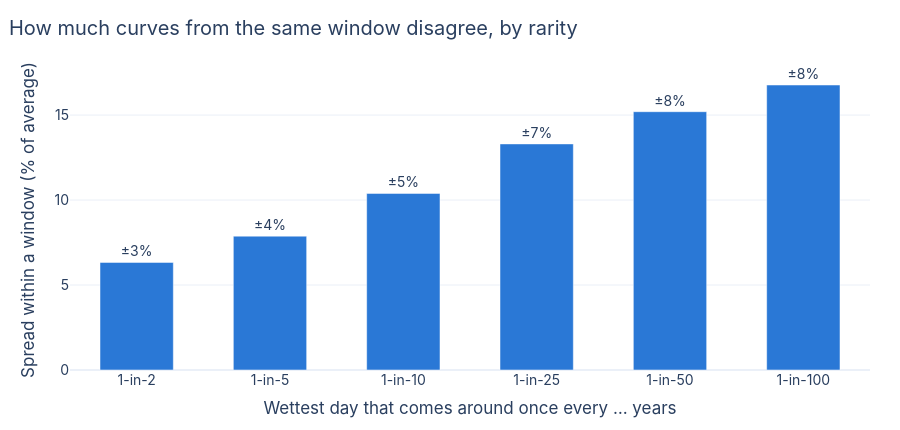

The code cell stored with this chart in its notebook:
### Markdown cell above
The dotted ERA5 line sits below every CRC Open curve: partly because its big
cells blur downpours (A), partly because the climate has already shifted since
the years ERA5 covers.

> 💡 **Key idea: the rarer the event, the less sure the number.** Within each
> window, the thin lines sit closer together on the left (a typical year) and
> spread apart to the right (a once-a-century day). It's like guessing heights:
> easy for an average person, harder for the tallest person in a crowd you've
> only glimpsed. The chart below measures that spread.

### Code cell
spread_rps = [2, 5, 10, 25, 50, 100]
spread = []
for rp in spread_rps:
    # Spread among horizons in the same window (not the climate trend between windows), averaged over windows.
    per_window = []
    for years in WINDOWS.values():
        values = np.array([curve_values(future[h], [rp])[0] for h in years if h in future])
        per_window.append(100 * (values.max() - values.min()) / values.mean())
    spread.append(float(np.mean(per_window)))

fig = go.Figure(go.Bar(
    x=[f"1-in-{rp}" for rp in spread_rps], y=spread, marker_color="#2a78d6", width=0.55,
    text=[f"±{s / 2:.0f}%" for s in spread], textposition="outside", cliponaxis=False,
    hovertemplate="%{x} years: horizons in a window span %{y:.0f}% of their average<extra></extra>",
))
layout(fig, "How much curves from the same window disagree, by rarity",
       xaxis_title="Wettest day that comes around once every … years",
       yaxis=dict(title="Spread within a window (% of average)", rangemode="tozero"), showlegend=False)
fig.show()

### Figure 1 — Plotly figure (JSON) as saved in the notebook; plotly's stock layout.template omitted (floating-point values rounded to 4 significant figures)
{"data": [{"cliponaxis": false, "hovertemplate": "%{x} years: horizons in a window span %{y:.0f}% of their average<extra></extra>", "marker": {"color": "#2a78d6"}, "text": ["±3%", "±4%", "±5%", "±7%", "±8%", "±8%"], "textposition": "outside", "type": "bar", "width": 0.55, "x": ["1-in-2", "1-in-5", "1-in-10", "1-in-25", "1-in-50", "1-in-100"], "y": [6.332, 7.877, 10.39, 13.3, 15.2, 16.77]}], "layout": {"font": {"family": "Inter, Helvetica, Arial, sans-serif", "size": 14}, "height": 430, "margin": {"b": 60, "l": 70, "r": 30, "t": 70}, "showlegend": false, "title": {"text": "How much curves from the same window disagree, by rarity", "x": 0.01}, "xaxis": {"title": {"text": "Wettest day that comes around once every … years"}}, "yaxis": {"rangemode": "tozero", "title": {"text": "Spread within a window (% of average)"}}}}
